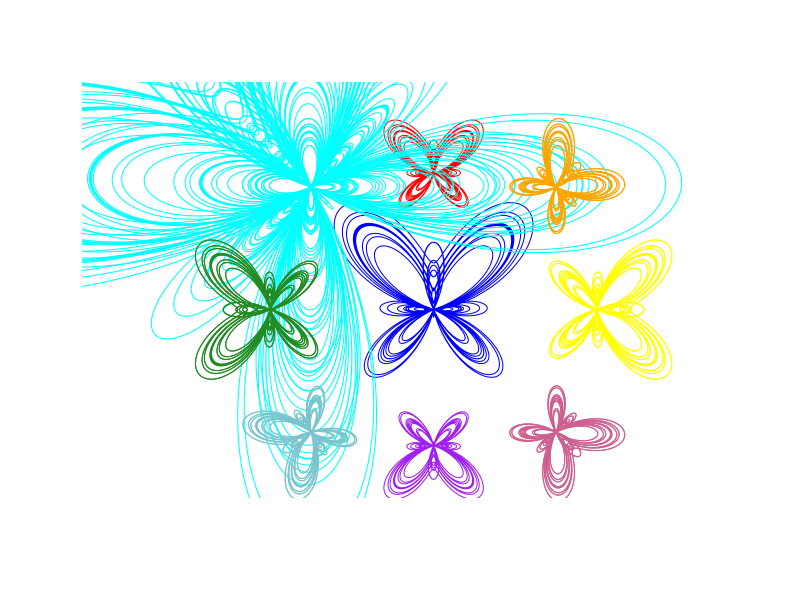

This figure's R source:


n<-10000 # number of points to plot
theta<-seq(0,24*pi,length.out = n) # a vector of size 1e3 of theta values 
r<-exp(1)^cos(theta)- 2*cos(4*theta) + sin(theta/12)^5 # parametric equation in polar coordinates
x<-r*cos(theta+ pi/2) # convert from polar to Cartesian coordinates
y<-r*sin(theta+ pi/2) # convert from polar to Cartesian coordinates
plot(x,y,col="blue",type="l",lwd=1,xlab="",ylab="",axes=FALSE,asp=1,xlim=c(-12,11))

# add the second plot
x<-0.5*r*cos(theta + pi/2)  # scale by 0.5, rotate by pi/2, shift left by 2
y<-0.5*r*sin(theta + pi/2) + 5 # scale by 0.5, rotate by pi/2, shift up by 1.2
lines(x,y,col="red",type="l",lwd=1,xlab="",ylab="")

# add the third plot
x<-0.5*r*cos(theta + 4.71239)  # scale by 0.5, rotate by pi/2, shift left by 2
y<-0.5*r*sin(theta + 4.71239) - 5 # scale by 0.5, rotate by pi/2, shift up by 1.2
lines(x,y,col="purple",type="l",lwd=1,xlab="",ylab="")

#add the third plot
#x<-0.6*r*cos(theta - 5*pi/6) -5  # scale by 0.5, rotate by pi/2, shift left by 2
#y<-0.6*r*sin(theta - 5*pi/6) -1  # scale by 0.5, rotate by pi/2, shift up by 1.2
#lines(x,y,col=rainbow(1000),type="l",lwd=1,xlab="",ylab="")
# adding the fuzzy graph to the original one
#points(jitter(x,amount = 0.1),jitter(y,amount = 0.2),pch=".",
#       col=rainbow(n),ylab="",xlab="",cex=1.5)

##random color
size<-sample(0.1:10, 10, replace=TRUE)
size
sample(colors(), 10)
##

##Generate random Number
times<-sample(1:20,1,replace=FALSE)
times
randomeTimes<-sample(1:20,times,replace=FALSE)
randomeTimes
##

##for loop
n = 5
x = rep(0,n)
for (j in 1:n)
{
  x[j] = j^2
}
x

##
size<-sample(0.1:10, 10, replace=TRUE)
for (val in 1:size)
  {
    x<-val*r*cos(theta + 2.35619) - 4.5  # scale by 0.5, rotate by pi/2, shift left by 2
    y<-val*r*sin(theta + 2.35619) + 4.5 # scale by 0.5, rotate by pi/2, shift up by 1.2
    lines(x,y,col="cyan",type="l",lwd=1,xlab="",ylab="")
  }

##

size<-sample(0.1:10, 10, replace=TRUE)
for (val in 1:size)
  {
  
    # add the second plot
    x<-0.5*r*cos(theta + 2.35619) - 4.5  # scale by 0.5, rotate by pi/2, shift left by 2
    y<-0.5*r*sin(theta + 2.35619) + 4.5 # scale by 0.5, rotate by pi/2, shift up by 1.2
    lines(x,y,col="cyan",type="l",lwd=1,xlab="",ylab="")
    
    # add the second plot
    x<-0.7*r*cos(theta + 3.14159) -6   # scale by 0.5, rotate by pi/2, shift left by 2
    y<-0.7*r*sin(theta + 3.14159) # scale by 0.5, rotate by pi/2, shift up by 1.2
    lines(x,y,col="forestgreen",type="l",lwd=1,xlab="",ylab="")
    
    x<-0.5*r*cos(theta + 5.49779) + 4.5  # scale by 0.5, rotate by pi/2, shift left by 2
    y<-0.5*r*sin(theta + 5.49779) - 4.5 # scale by 0.5, rotate by pi/2, shift up by 1.2
    lines(x,y,col="hotpink3",type="l",lwd=1,xlab="",ylab="")
    
    x<-0.5*r*cos(theta + 3.75246) - 4.5  # scale by 0.5, rotate by pi/2, shift left by 2
    y<-0.5*r*sin(theta + 3.75246) - 4.5 # scale by 0.5, rotate by pi/2, shift up by 1.2
    lines(x,y,col="cadetblue3",type="l",lwd=1,xlab="",ylab="")
    
    x<-0.5*r*cos(theta + 0.785398) + 4.5  # scale by 0.5, rotate by pi/2, shift left by 2
    y<-0.5*r*sin(theta + 0.785398) + 4.5 # scale by 0.5, rotate by pi/2, shift up by 1.2
    lines(x,y,col="orange",type="l",lwd=1,xlab="",ylab="")
    
    x<-0.7*r*cos(theta ) +6   # scale by 0.5, rotate by pi/2, shift left by 2
    y<-0.7*r*sin(theta ) # scale by 0.5, rotate by pi/2, shift up by 1.2
    lines(x,y,col="yellow",type="l",lwd=1,xlab="",ylab="")

}

